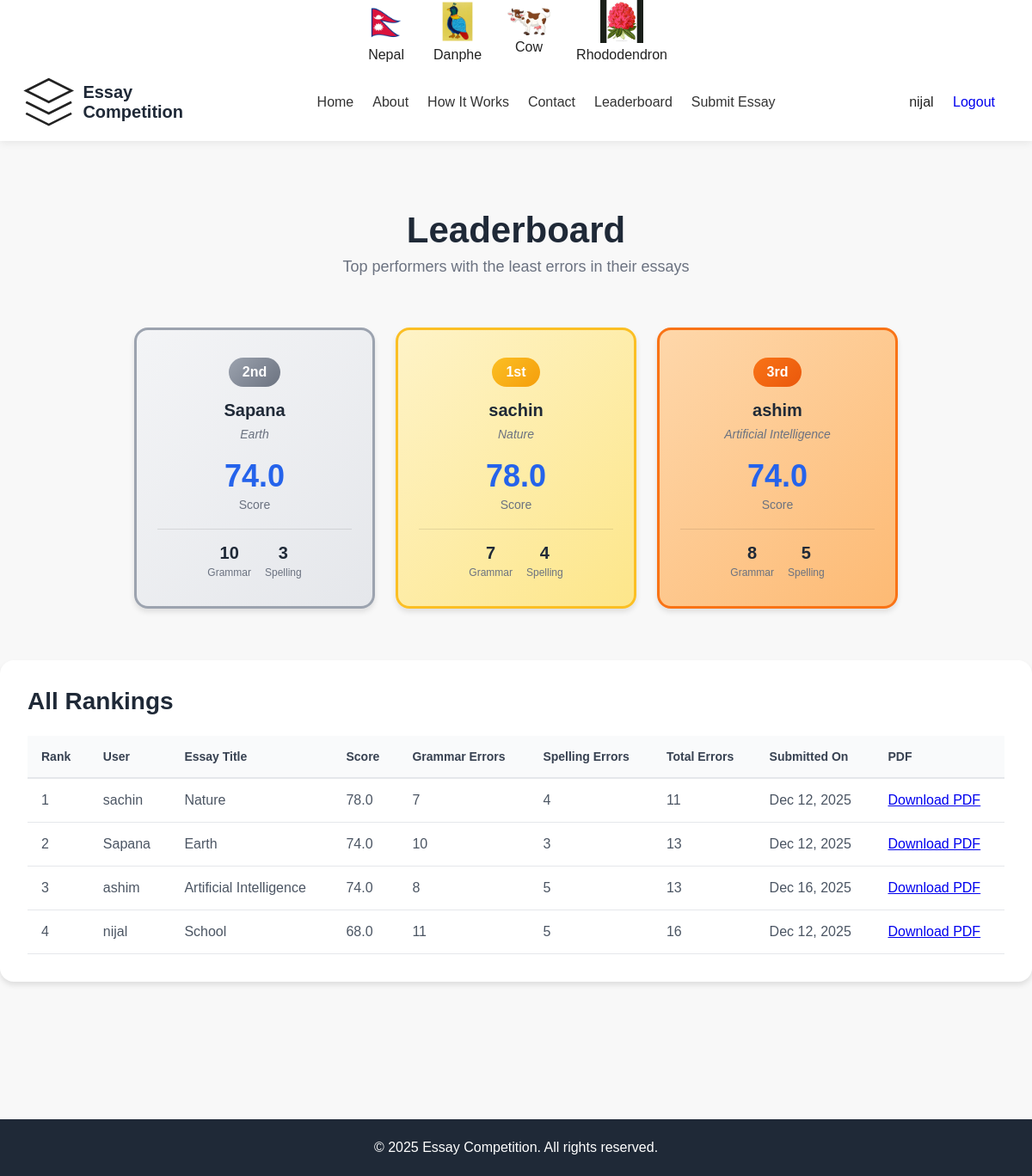
/leaderboard/ (signed in), run on the app's committed database.
### home/models.py (models this page shows, shortened)
class CustomUser(AbstractBaseUser, PermissionsMixin):
    username = models.CharField(max_length=150, unique=True)
    password = models.CharField(max_length=128)
    identydoc = models.FileField(upload_to='user_docs/', blank=True, null=True)
    DOB = models.DateField(null=True, blank=True)
    status = models.CharField(max_length=20, default="active")
    created_at = models.DateTimeField(auto_now_add=True)
    update_at = models.DateTimeField(auto_now=True)
    is_active = models.BooleanField(default=True)
    is_staff = models.BooleanField(default=False)
    USERNAME_FIELD = 'username'
    REQUIRED_FIELDS = []
    objects = CustomUserManager()

class Essay(models.Model):
    user = models.ForeignKey(settings.AUTH_USER_MODEL, on_delete=models.CASCADE)
    title = models.CharField(max_length=255)
    topic = models.CharField(max_length=100, blank=True, null=True)
    content = models.TextField()
    grammar_errors = models.PositiveIntegerField(default=0)
    spelling_errors = models.PositiveIntegerField(default=0)
    total_errors = models.PositiveIntegerField(default=0)
    score = models.FloatField(default=0)
    pdf_file = models.FileField(upload_to="essays/pdfs/", blank=True, null=True)
    is_approved = models.BooleanField(default=False)
    is_rejected = models.BooleanField(default=False)
    created_at = models.DateTimeField(auto_now_add=True)

### home/views.py (the view)
# urls.py: path('leaderboard/', views.leaderboard, name='leaderboard'),
def leaderboard(request):
    essays = Essay.objects.filter(is_approved=True).order_by('-score', 'total_errors', 'created_at')
    return render(request, "leaderboard.html", {"essays": essays})

### home/templates/leaderboard.html
{% extends "base.html" %}
{% load static %}
{% block extra_css %}
<link rel="stylesheet" href="{% static 'css/leaderboard.css' %}">
{% endblock %}
{% block content %}
<main class="main-content leaderboard-page">
    <div class="container">
        <div class="page-header">
            <h1>Leaderboard</h1>
            <p class="page-description">Top performers with the least errors in their essays</p>
        </div>
        {% if essays %}
        <div class="podium-section">
            <div class="podium">
                {% for essay in essays|slice:":3" %}
                {% if forloop.counter == 1 %}
                <div class="podium-item first">
                    <div class="rank-badge gold"><span>1st</span></div>
                    {% elif forloop.counter == 2 %}
                    <div class="podium-item second">
                        <div class="rank-badge silver"><span>2nd</span></div>
                        {% else %}
                        <div class="podium-item third">
                            <div class="rank-badge bronze"><span>3rd</span></div>
                            {% endif %}
                            <h3>{{ essay.user.username }}</h3>
                            <p class="essay-title">{{ essay.title|truncatewords:5 }}</p>
                            <div class="score-info">
                                <span class="score">{{ essay.score }}</span>
                                <span class="score-label">Score</span>
                            </div>
                            <div class="error-stats">
                                <div class="error-item">
                                    <span class="error-count">{{ essay.grammar_errors }}</span>
                                    <span class="error-type">Grammar</span>
                                </div>
                                <div class="error-item">
                                    <span class="error-count">{{ essay.spelling_errors }}</span>
                                    <span class="error-type">Spelling</span>
                                </div>
                            </div>
                        </div>
                        {% endfor %}
                    </div>
                </div>
                {% endif %}
                <div class="leaderboard-table-section">
                    <h2>All Rankings</h2>
                    {% if essays %}
                    <div class="table-wrapper">
                        <table class="leaderboard-table">
                            <thead>
                                <tr>
                                    <th>Rank</th>
                                    <th>User</th>
                                    <th>Essay Title</th>
                                    <th>Score</th>
                                    <th>Grammar Errors</th>
                                    <th>Spelling Errors</th>
                                    <th>Total Errors</th>
                                    <th>Submitted On</th>
                                    <th>PDF</th>
                                </tr>
                            </thead>
                            <tbody>
                                {% for essay in essays %}
                                <tr>
                                    <td>{{ forloop.counter }}</td>
                                    <td>{{ essay.user.username }}</td>
                                    <td>{{ essay.title }}</td>
                                    <td>{{ essay.score }}</td>
                                    <td>{{ essay.grammar_errors }}</td>
                                    <td>{{ essay.spelling_errors }}</td>
                                    <td>{{ essay.total_errors }}</td>
                                    <td>{{ essay.created_at|date:"M d, Y" }}</td>
                                    <td>
                                        {% if essay.pdf_file %}
                                        <a href="{{ essay.pdf_file.url }}" download>Download PDF</a>
                                        {% else %}
                                        N/A
                                        {% endif %}
                                    </td>
                                </tr>
                                {% endfor %}
                            </tbody>
                        </table>
                    </div>
                    {% else %}
                    <div class="empty-state">
                        <h3>No Essays Yet</h3>
                        <p>Be the first to submit an essay and top the leaderboard!</p>
                        <a href="{% url 'submit_essay' %}" class="btn-primary">Submit Essay</a>
                    </div>
                    {% endif %}
                </div>
            </div>
</main>
{% endblock %}

### home/templates/base.html (shortened to what this page needs)
{% load static %}
<!DOCTYPE html>
<html lang="en">
<head>
    <link rel="stylesheet" href="{% static 'css/base.css' %}">
    {% block extra_css %}{% endblock %}
</head>
<body>
    <header class="header" id="header">
        <div class="symbols-container">
            <div class="symbol-item">
                <img src="{% static 'images/nepalflag.png' %}" alt="Nepal Flag" class="symbol-img">
                <span class="symbol-label">Nepal</span>
            </div>
            <div class="symbol-item">
                <img src="{% static 'images/danphe.png' %}" alt="Danphe" class="symbol-img">
                <span class="symbol-label">Danphe</span>
            </div>
            <div class="symbol-item">
                <img src="{% static 'images/cow.png' %}" alt="Cow" class="symbol-img">
                <span class="symbol-label">Cow</span>
            </div>
            <div class="symbol-item">
                <img src="{% static 'images/rhododendron.png' %}" alt="Rhododendron" class="symbol-img">
                <span class="symbol-label">Rhododendron</span>
            </div>
        </div>
        <nav class="navbar">
            <div class="logo">
                <svg class="logo-icon" viewBox="0 0 24 24" fill="none" stroke="currentColor">
                    <path d="M12 2L2 7l10 5 10-5-10-5z" />
                    <path d="M2 17l10 5 10-5M2 12l10 5 10-5" />
                </svg>
                <span class="logo-text">Essay Competition</span>
            </div>
            <div class="nav-menu" id="navMenu">
                <a href="{% url 'home' %}" class="nav-link">Home</a>
                <a href="#about" class="nav-link">About</a>
                <a href="#how-it-works" class="nav-link">How It Works</a>
                <a href="#contact" class="nav-link">Contact</a>
                <a href="{% url 'leaderboard' %}" class="nav-link">Leaderboard</a>
                <a href="{% url 'essay' %}" class="nav-link">Submit Essay</a>
            </div>
            <div class="nav-buttons">
                {% if request.user.is_authenticated %}
                <span> {{ request.user.username }}</span>
                <a href="{% url 'logout' %}" class="btn-logout"
                    onclick="return confirm('Are you sure you want to logout?');">
                    Logout
                </a>
                {% else %}
                <a href="{% url 'login' %}" class="btn-login">Login</a>
                {% endif %}
            </div>
        </nav>
    </header>
    <main class="main-content">
        {% block content %}{% endblock %}
    </main>
    <footer class="footer">
        <div class="container">
            <p>&copy; 2025 Essay Competition. All rights reserved.</p>
        </div>
    </footer>
</body>
</html>

### home/static/css/base.css (style rules this page uses)
body { font-family: "Poppins", Arial, sans-serif; background: #f8f8f8; color: #222; scroll-behavior: smooth; }
.header { background: white; box-shadow: 0 2px 10px rgba(0, 0, 0, 0.08); position: sticky; top: 0; z-index: 1000; }
.symbols-container { display: flex; align-items: center; justify-content: center; gap: 30px; flex-wrap: nowrap; }
.symbol-item { display: flex; flex-direction: column; align-items: center; text-align: center; gap: 5px; }
.symbol-img { width: 50px; height: auto; object-fit: contain; }
.navbar { display: flex; align-items: center; justify-content: space-between; padding: 14px 25px; }
.logo { display: flex; align-items: center; gap: 8px; font-weight: 600; font-size: 18px; }
.logo-text { font-size: 20px; font-weight: bold; color: #1f2937; }
.nav-menu { display: flex; gap: 22px; }
.nav-link { text-decoration: none; color: #333; font-weight: 500; transition: 0.2s; }
.nav-buttons a { padding: 8px 18px; text-decoration: none; border-radius: 5px; font-weight: 500; }
.footer { background: #222; color: white; padding: 25px 0; text-align: center; }
.main-content { padding: 40px 0 80px; min-height: calc(100vh - 140px); }

### home/static/css/leaderboard.css (style rules this page uses)
* { margin: 0; padding: 0; box-sizing: border-box; }
body { font-family: "Poppins", Arial, sans-serif; background: #f8f8f8; color: #222; scroll-behavior: smooth; }
.main-content { padding: 40px 0 80px; min-height: calc(100vh - 140px); }
.page-header { text-align: center; margin-bottom: 60px; }
.page-header h1 { font-size: 42px; color: #1f2937; margin-bottom: 8px; }
.page-description { color: #6b7280; font-size: 18px; }
.podium-section { margin-bottom: 60px; }
.podium { display: flex; align-items: flex-end; justify-content: center; gap: 24px; flex-wrap: wrap; max-width: 1000px; margin: 0 auto; }
.podium-item { background: white; border-radius: 16px; padding: 32px 24px; text-align: center; transition: all 0.3s; box-shadow: 0 4px 6px rgba(0, 0, 0, 0.1); position: relative; width: 280px; }
.podium-item.first { order: 2; background: linear-gradient(135deg, #fef3c7, #fde68a); border: 3px solid #fbbf24; }
.podium-item.second { order: 1; background: linear-gradient(135deg, #f3f4f6, #e5e7eb); border: 3px solid #9ca3af; }
.podium-item.third { order: 3; background: linear-gradient(135deg, #fed7aa, #fdba74); border: 3px solid #f97316; }
.rank-badge { display: inline-flex; align-items: center; gap: 8px; padding: 8px 16px; border-radius: 20px; font-weight: bold; margin-bottom: 16px; font-size: 16px; }
.rank-badge.gold { background: linear-gradient(135deg, #fbbf24, #f59e0b); color: white; }
.rank-badge.silver { background: linear-gradient(135deg, #9ca3af, #6b7280); color: white; }
.rank-badge.bronze { background: linear-gradient(135deg, #f97316, #ea580c); color: white; }
.podium-item h3 { font-size: 20px; color: #1f2937; margin-bottom: 8px; }
.essay-title { color: #6b7280; font-size: 14px; margin-bottom: 16px; font-style: italic; }
.score-info { margin: 20px 0; }
.score { display: block; font-size: 36px; font-weight: bold; color: #2563eb; }
.score-label { display: block; color: #6b7280; font-size: 14px; margin-top: 4px; }
.error-stats { display: flex; gap: 16px; justify-content: center; padding-top: 16px; border-top: 1px solid rgba(0, 0, 0, 0.1); }
.error-item { display: flex; flex-direction: column; align-items: center; }
.error-count { font-size: 20px; font-weight: bold; color: #1f2937; }
.error-type { font-size: 12px; color: #6b7280; margin-top: 4px; }
.leaderboard-table-section { background: white; border-radius: 16px; padding: 32px; box-shadow: 0 4px 6px rgba(0, 0, 0, 0.1); }
.leaderboard-table-section h2 { font-size: 28px; color: #1f2937; margin-bottom: 24px; }
.table-wrapper { overflow-x: auto; }
.leaderboard-table { width: 100%; border-collapse: collapse; }
.leaderboard-table thead { background: #f9fafb; }
.leaderboard-table th { padding: 16px; text-align: left; font-weight: 600; color: #374151; font-size: 14px; border-bottom: 2px solid #e5e7eb; }
.leaderboard-table tbody tr { border-bottom: 1px solid #e5e7eb; transition: background 0.3s; }
.leaderboard-table td { padding: 16px; color: #4b5563; }
.footer { background: #1f2937; color: white; padding: 24px 0; text-align: center; margin-top: auto; }

### data on the page
CustomUser: user.username "nijal"
Essay: shows "1st", user.username "sachin", title "Nature", score "78.0", grammar_errors "7", spelling_errors "4", total_errors "11", created_at "Dec 12, 2025"
Essay: shows "2nd", user.username "Sapana", title "Earth", score "74.0", grammar_errors "10", spelling_errors "3", total_errors "13", created_at "Dec 12, 2025"
Essay: shows "3rd", user.username "ashim", title "Artificial Intelligence", score "74.0", grammar_errors "8", spelling_errors "5", total_errors "13", created_at "Dec 16, 2025"
Essay: user.username "nijal", title "School", score "68.0", grammar_errors "11", spelling_errors "5", total_errors "16", created_at "Dec 12, 2025"
